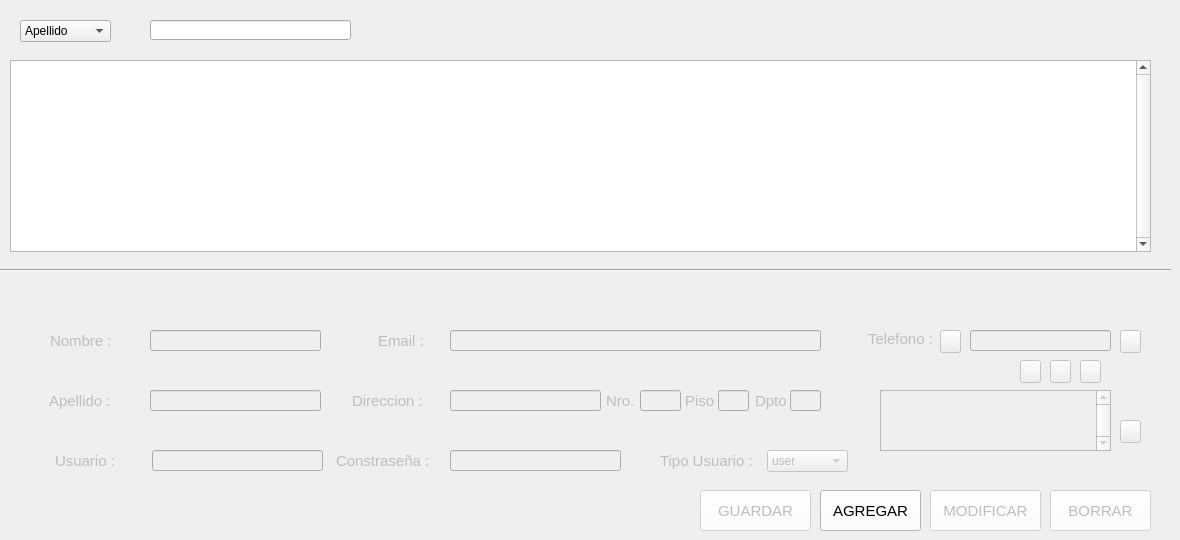
    <widget class="QWidget" name="tab_Usuarios">
     <attribute name="title">
      <string>Usuarios</string>
     </attribute>
     <widget class="QLineEdit" name="txtFilterUsuario_u">
      <property name="geometry">
       <rect>
        <x>150</x>
        <y>20</y>
        <width>201</width>
        <height>20</height>
       </rect>
      </property>
      <property name="styleSheet">
       <string notr="true">font: 9pt &quot;MS Shell Dlg 2&quot;;</string>
      </property>
     </widget>
     <widget class="QPushButton" name="btnGuardar_u">
      <property name="enabled">
       <bool>false</bool>
      </property>
      <property name="geometry">
       <rect>
        <x>700</x>
        <y>490</y>
        <width>111</width>
        <height>41</height>
       </rect>
      </property>
      <property name="font">
       <font>
        <family>Segoe UI</family>
        <pointsize>11</pointsize>
        <weight>9</weight>
        <italic>false</italic>
        <bold>false</bold>
       </font>
      </property>
      <property name="styleSheet">
       <string notr="true">background-color: rgb(255, 255, 255);</string>
      </property>
      <property name="text">
       <string>GUARDAR</string>
      </property>
      <property name="icon">
       <iconset>
        <normaloff>../Img/guardar.png</normaloff>../Img/guardar.png</iconset>
      </property>
      <property name="iconSize">
       <size>
        <width>20</width>
        <height>20</height>
       </size>
      </property>
     </widget>
     <widget class="QComboBox" name="cbFilterUsuario_u">
      <property name="geometry">
       <rect>
        <x>20</x>
        <y>20</y>
        <width>91</width>
        <height>22</height>
       </rect>
      </property>
      <property name="styleSheet">
       <string notr="true">font: 9pt &quot;MS Shell Dlg 2&quot;;</string>
      </property>
      <item>
       <property name="text">
        <string>Apellido</string>
       </property>
      </item>
      <item>
       <property name="text">
        <string>Usuario</string>
       </property>
      </item>
      <item>
       <property name="text">
        <string>Tipo</string>
       </property>
      </item>
     </widget>
     <widget class="QTableView" name="tvUsuarios_u">
      <property name="geometry">
       <rect>
        <x>10</x>
        <y>60</y>
        <width>1141</width>
        <height>192</height>
       </rect>
      </property>
      <property name="styleSheet">
       <string notr="true">font: 9pt &quot;MS Shell Dlg 2&quot;;</string>
      </property>
      <property name="verticalScrollBarPolicy">
       <enum>Qt::ScrollBarAlwaysOn</enum>
      </property>
      <property name="horizontalScrollBarPolicy">
       <enum>Qt::ScrollBarAlwaysOff</enum>
      </property>
      <attribute name="verticalHeaderVisible">
       <bool>false</bool>
      </attribute>
      <attribute name="verticalHeaderHighlightSections">
       <bool>false</bool>
      </attribute>
     </widget>
     <widget class="QPushButton" name="btnAgregar_u">
      <property name="geometry">
       <rect>
        <x>820</x>
        <y>490</y>
        <width>101</width>
        <height>41</height>
       </rect>
      </property>
      <property name="font">
       <font>
        <family>Segoe UI</family>
        <pointsize>11</pointsize>
        <weight>9</weight>
        <italic>false</italic>
        <bold>false</bold>
       </font>
      </property>
      <property name="styleSheet">
       <string notr="true">background-color: rgb(255, 255, 255);</string>
      </property>
      <property name="text">
       <string>AGREGAR</string>
      </property>
      <property name="icon">
       <iconset>
        <normaloff>../Img/agregar.png</normaloff>../Img/agregar.png</iconset>
      </property>
      <property name="iconSize">
       <size>
        <width>20</width>
        <height>20</height>
       </size>
      </property>
     </widget>
     <widget class="Line" name="line1_u">
      <property name="geometry">
       <rect>
        <x>0</x>
        <y>260</y>
        <width>1171</width>
        <height>20</height>
       </rect>
      </property>
      <property name="orientation">
       <enum>Qt::Horizontal</enum>
      </property>
     </widget>
     <widget class="QPushButton" name="btnModificar_u">
      <property name="enabled">
       <bool>false</bool>
      </property>
      <property name="geometry">
       <rect>
        <x>930</x>
        <y>490</y>
        <width>111</width>
        <height>41</height>
       </rect>
      </property>
      <property name="font">
       <font>
        <family>Segoe UI</family>
        <pointsize>11</pointsize>
        <weight>9</weight>
        <italic>false</italic>
        <bold>false</bold>
       </font>
      </property>
      <property name="styleSheet">
       <string notr="true">background-color: rgb(255, 255, 255);</string>
      </property>
      <property name="text">
       <string>MODIFICAR</string>
      </property>
      <property name="icon">
       <iconset>
        <normaloff>../Img/actualizar.png</normaloff>../Img/actualizar.png</iconset>
      </property>
      <property name="iconSize">
       <size>
        <width>20</width>
        <height>20</height>
       </size>
      </property>
     </widget>
     <widget class="QPushButton" name="btnBorrar_u">
      <property name="enabled">
       <bool>false</bool>
      </property>
      <property name="geometry">
       <rect>
        <x>1050</x>
        <y>490</y>
        <width>101</width>
        <height>41</height>
       </rect>
      </property>
      <property name="font">
       <font>
        <family>Segoe UI</family>
        <pointsize>11</pointsize>
        <weight>9</weight>
        <italic>false</italic>
        <bold>false</bold>
       </font>
      </property>
      <property name="styleSheet">
       <string notr="true">background-color: rgb(255, 255, 255);</string>
      </property>
      <property name="text">
       <string>BORRAR</string>
      </property>
      <property name="icon">
       <iconset>
        <normaloff>../Img/borrar.png</normaloff>../Img/borrar.png</iconset>
      </property>
      <property name="iconSize">
       <size>
        <width>20</width>
        <height>20</height>
       </size>
      </property>
     </widget>
     <widget class="QWidget" name="wDatosUsuario" native="true">
      <property name="enabled">
       <bool>false</bool>
      </property>
      <property name="geometry">
       <rect>
        <x>10</x>
        <y>310</y>
        <width>1141</width>
        <height>171</height>
       </rect>
      </property>
      <widget class="QLabel" name="label5_u">
       <property name="geometry">
        <rect>
         <x>342</x>
         <y>80</y>
         <width>101</width>
         <height>21</height>
        </rect>
       </property>
       <property name="font">
        <font>
         <family>Segoe UI</family>
         <pointsize>11</pointsize>
         <weight>9</weight>
         <italic>false</italic>
         <bold>false</bold>
        </font>
       </property>
       <property name="text">
        <string>Direccion :</string>
       </property>
      </widget>
      <widget class="QLabel" name="label1_u">
       <property name="geometry">
        <rect>
         <x>40</x>
         <y>20</y>
         <width>71</width>
         <height>21</height>
        </rect>
       </property>
       <property name="font">
        <font>
         <family>Segoe UI</family>
         <pointsize>11</pointsize>
         <weight>9</weight>
         <italic>false</italic>
         <bold>false</bold>
        </font>
       </property>
       <property name="text">
        <string>Nombre :</string>
       </property>
      </widget>
      <widget class="QLineEdit" name="txtNombre_u">
       <property name="geometry">
        <rect>
         <x>140</x>
         <y>20</y>
         <width>171</width>
         <height>21</height>
        </rect>
       </property>
       <property name="styleSheet">
        <string notr="true">font: 9pt &quot;MS Shell Dlg 2&quot;;</string>
       </property>
      </widget>
      <widget class="QLineEdit" name="txtDireccion_u">
       <property name="geometry">
        <rect>
         <x>440</x>
         <y>80</y>
         <width>151</width>
         <height>21</height>
        </rect>
       </property>
       <property name="styleSheet">
        <string notr="true">font: 9pt &quot;MS Shell Dlg 2&quot;;</string>
       </property>
      </widget>
      <widget class="QLineEdit" name="txtApellido_u">
       <property name="geometry">
        <rect>
         <x>140</x>
         <y>80</y>
         <width>171</width>
         <height>21</height>
        </rect>
       </property>
       <property name="styleSheet">
        <string notr="true">font: 9pt &quot;MS Shell Dlg 2&quot;;</string>
       </property>
      </widget>
      <widget class="QComboBox" name="cbTipoUsuario_u">
       <property name="geometry">
        <rect>
         <x>757</x>
         <y>140</y>
         <width>81</width>
         <height>22</height>
        </rect>
       </property>
       <item>
        <property name="text">
         <string>user</string>
        </property>
       </item>
       <item>
        <property name="text">
         <string>admin</string>
        </property>
       </item>
      </widget>
      <widget class="QLabel" name="label8_u">
       <property name="geometry">
        <rect>
         <x>745</x>
         <y>80</y>
         <width>41</width>
         <height>21</height>
        </rect>
       </property>
       <property name="font">
        <font>
         <family>Segoe UI</family>
         <pointsize>11</pointsize>
         <weight>9</weight>
         <italic>false</italic>
         <bold>false</bold>
        </font>
       </property>
       <property name="text">
        <string>Dpto</string>
       </property>
      </widget>
      <widget class="QLineEdit" name="txtContrasena_u">
       <property name="geometry">
        <rect>
         <x>440</x>
         <y>140</y>
         <width>171</width>
         <height>21</height>
        </rect>
       </property>
       <property name="styleSheet">
        <string notr="true">font: 9pt &quot;MS Shell Dlg 2&quot;;</string>
       </property>
      </widget>
      <widget class="QLabel" name="label7_u">
       <property name="geometry">
        <rect>
         <x>675</x>
         <y>80</y>
         <width>31</width>
         <height>21</height>
        </rect>
       </property>
       <property name="font">
        <font>
         <family>Segoe UI</family>
         <pointsize>11</pointsize>
         <weight>9</weight>
         <italic>false</italic>
         <bold>false</bold>
        </font>
       </property>
       <property name="text">
        <string>Piso</string>
       </property>
      </widget>
      <widget class="QLineEdit" name="txtDDpto_u">
       <property name="geometry">
        <rect>
         <x>780</x>
         <y>80</y>
         <width>31</width>
         <height>21</height>
        </rect>
       </property>
       <property name="styleSheet">
        <string notr="true">font: 9pt &quot;MS Shell Dlg 2&quot;;</string>
       </property>
      </widget>
      <widget class="QLabel" name="label2_u">
       <property name="geometry">
        <rect>
         <x>39</x>
         <y>80</y>
         <width>81</width>
         <height>21</height>
        </rect>
       </property>
       <property name="font">
        <font>
         <family>Segoe UI</family>
         <pointsize>11</pointsize>
         <weight>9</weight>
         <italic>false</italic>
         <bold>false</bold>
        </font>
       </property>
       <property name="text">
        <string>Apellido :</string>
       </property>
      </widget>
      <widget class="QLineEdit" name="txtEmail_u">
       <property name="geometry">
        <rect>
         <x>440</x>
         <y>20</y>
         <width>371</width>
         <height>21</height>
        </rect>
       </property>
       <property name="styleSheet">
        <string notr="true">font: 9pt &quot;MS Shell Dlg 2&quot;;</string>
       </property>
      </widget>
      <widget class="QPushButton" name="btnSumarTelefono_u">
       <property name="geometry">
        <rect>
         <x>1110</x>
         <y>20</y>
         <width>21</width>
         <height>23</height>
        </rect>
       </property>
       <property name="text">
        <string/>
       </property>
       <property name="icon">
        <iconset>
         <normaloff>../Img/mas.png</normaloff>../Img/mas.png</iconset>
       </property>
      </widget>
      <widget class="QLabel" name="label3_u">
       <property name="geometry">
        <rect>
         <x>45</x>
         <y>140</y>
         <width>71</width>
         <height>21</height>
        </rect>
       </property>
       <property name="font">
        <font>
         <family>Segoe UI</family>
         <pointsize>11</pointsize>
         <weight>9</weight>
         <italic>false</italic>
         <bold>false</bold>
        </font>
       </property>
       <property name="text">
        <string>Usuario : </string>
       </property>
      </widget>
      <widget class="QLabel" name="label11_u">
       <property name="geometry">
        <rect>
         <x>858</x>
         <y>18</y>
         <width>91</width>
         <height>21</height>
        </rect>
       </property>
       <property name="font">
        <font>
         <family>Segoe UI</family>
         <pointsize>11</pointsize>
         <weight>9</weight>
         <italic>false</italic>
         <bold>false</bold>
        </font>
       </property>
       <property name="text">
        <string>Telefono :</string>
       </property>
      </widget>
      <widget class="QLabel" name="label6_u">
       <property name="geometry">
        <rect>
         <x>596</x>
         <y>80</y>
         <width>31</width>
         <height>21</height>
        </rect>
       </property>
       <property name="font">
        <font>
         <family>Segoe UI</family>
         <pointsize>11</pointsize>
         <weight>9</weight>
         <italic>false</italic>
         <bold>false</bold>
        </font>
       </property>
       <property name="text">
        <string>Nro.</string>
       </property>
      </widget>
      <widget class="QLabel" name="label9_u">
       <property name="geometry">
        <rect>
         <x>326</x>
         <y>140</y>
         <width>111</width>
         <height>21</height>
        </rect>
       </property>
       <property name="font">
        <font>
         <family>Segoe UI</family>
         <pointsize>11</pointsize>
         <weight>9</weight>
         <italic>false</italic>
         <bold>false</bold>
        </font>
       </property>
       <property name="text">
        <string>Constraseña : </string>
       </property>
      </widget>
      <widget class="QLineEdit" name="txtUsuario_u">
       <property name="geometry">
        <rect>
         <x>142</x>
         <y>140</y>
         <width>171</width>
         <height>21</height>
        </rect>
       </property>
       <property name="styleSheet">
        <string notr="true">font: 9pt &quot;MS Shell Dlg 2&quot;;</string>
       </property>
      </widget>
      <widget class="QPushButton" name="btnRestarTelefono_u">
       <property name="geometry">
        <rect>
         <x>1110</x>
         <y>110</y>
         <width>21</width>
         <height>23</height>
        </rect>
       </property>
       <property name="text">
        <string/>
       </property>
       <property name="icon">
        <iconset>
         <normaloff>../Img/menos.png</normaloff>../Img/menos.png</iconset>
       </property>
      </widget>
      <widget class="QLabel" name="label4">
       <property name="geometry">
        <rect>
         <x>368</x>
         <y>20</y>
         <width>71</width>
         <height>21</height>
        </rect>
       </property>
       <property name="font">
        <font>
         <family>Segoe UI</family>
         <pointsize>11</pointsize>
         <weight>9</weight>
         <italic>false</italic>
         <bold>false</bold>
        </font>
       </property>
       <property name="text">
        <string>Email :</string>
       </property>
      </widget>
      <widget class="QLineEdit" name="txtDPiso_u">
       <property name="geometry">
        <rect>
         <x>708</x>
         <y>80</y>
         <width>31</width>
         <height>21</height>
        </rect>
       </property>
       <property name="styleSheet">
        <string notr="true">font: 9pt &quot;MS Shell Dlg 2&quot;;</string>
       </property>
      </widget>
      <widget class="QLineEdit" name="txtDNumero_u">
       <property name="geometry">
        <rect>
         <x>630</x>
         <y>80</y>
         <width>41</width>
         <height>21</height>
        </rect>
       </property>
       <property name="styleSheet">
        <string notr="true">font: 9pt &quot;MS Shell Dlg 2&quot;;</string>
       </property>
      </widget>
      <widget class="QLabel" name="label10_u">
       <property name="geometry">
        <rect>
         <x>650</x>
         <y>140</y>
         <width>101</width>
         <height>21</height>
        </rect>
       </property>
       <property name="font">
        <font>
         <family>Segoe UI</family>
         <pointsize>11</pointsize>
         <weight>9</weight>
         <italic>false</italic>
         <bold>false</bold>
        </font>
       </property>
       <property name="text">
        <string>Tipo Usuario :</string>
       </property>
      </widget>
      <widget class="QTableView" name="tvTelefonos_u">
       <property name="geometry">
        <rect>
         <x>870</x>
         <y>80</y>
         <width>231</width>
         <height>61</height>
        </rect>
       </property>
       <property name="styleSheet">
        <string notr="true">font: 7pt &quot;MS Shell Dlg 2&quot;;</string>
       </property>
       <property name="verticalScrollBarPolicy">
        <enum>Qt::ScrollBarAlwaysOn</enum>
       </property>
       <property name="horizontalScrollBarPolicy">
        <enum>Qt::ScrollBarAlwaysOff</enum>
       </property>
       <attribute name="horizontalHeaderVisible">
        <bool>false</bool>
       </attribute>
       <attribute name="horizontalHeaderHighlightSections">
        <bool>false</bool>
       </attribute>
       <attribute name="verticalHeaderVisible">
        <bool>false</bool>
       </attribute>
       <attribute name="verticalHeaderHighlightSections">
        <bool>false</bool>
       </attribute>
      </widget>
      <widget class="QLineEdit" name="txtTelefono_u">
       <property name="geometry">
        <rect>
         <x>960</x>
         <y>20</y>
         <width>141</width>
         <height>21</height>
        </rect>
       </property>
       <property name="styleSheet">
        <string notr="true">font: 9pt &quot;MS Shell Dlg 2&quot;;</string>
       </property>
      </widget>
      <widget class="QPushButton" name="btnCelular_u">
       <property name="geometry">
        <rect>
         <x>1040</x>
         <y>50</y>
         <width>21</width>
         <height>23</height>
        </rect>
       </property>
       <property name="text">
        <string/>
       </property>
       <property name="icon">
        <iconset>
         <normaloff>../Img/icon-cel.png</normaloff>../Img/icon-cel.png</iconset>
       </property>
      </widget>
      <widget class="QPushButton" name="btnTelefono_u">
       <property name="enabled">
        <bool>false</bool>
       </property>
       <property name="geometry">
        <rect>
         <x>1010</x>
         <y>50</y>
         <width>21</width>
         <height>23</height>
        </rect>
       </property>
       <property name="text">
        <string/>
       </property>
       <property name="icon">
        <iconset>
         <normaloff>../Img/icon-tel.png</normaloff>../Img/icon-tel.png</iconset>
       </property>
      </widget>
      <widget class="QPushButton" name="btnFax_u">
       <property name="geometry">
        <rect>
         <x>1070</x>
         <y>50</y>
         <width>21</width>
         <height>23</height>
        </rect>
       </property>
       <property name="text">
        <string/>
       </property>
       <property name="icon">
        <iconset>
         <normaloff>../Img/icon-fax.png</normaloff>../Img/icon-fax.png</iconset>
       </property>
      </widget>
      <widget class="QPushButton" name="btnCancelarTelefono_u">
       <property name="geometry">
        <rect>
         <x>930</x>
         <y>20</y>
         <width>21</width>
         <height>23</height>
        </rect>
       </property>
       <property name="text">
        <string/>
       </property>
       <property name="icon">
        <iconset>
         <normaloff>../Img/borrar.png</normaloff>../Img/borrar.png</iconset>
       </property>
      </widget>
     </widget>
    </widget>
